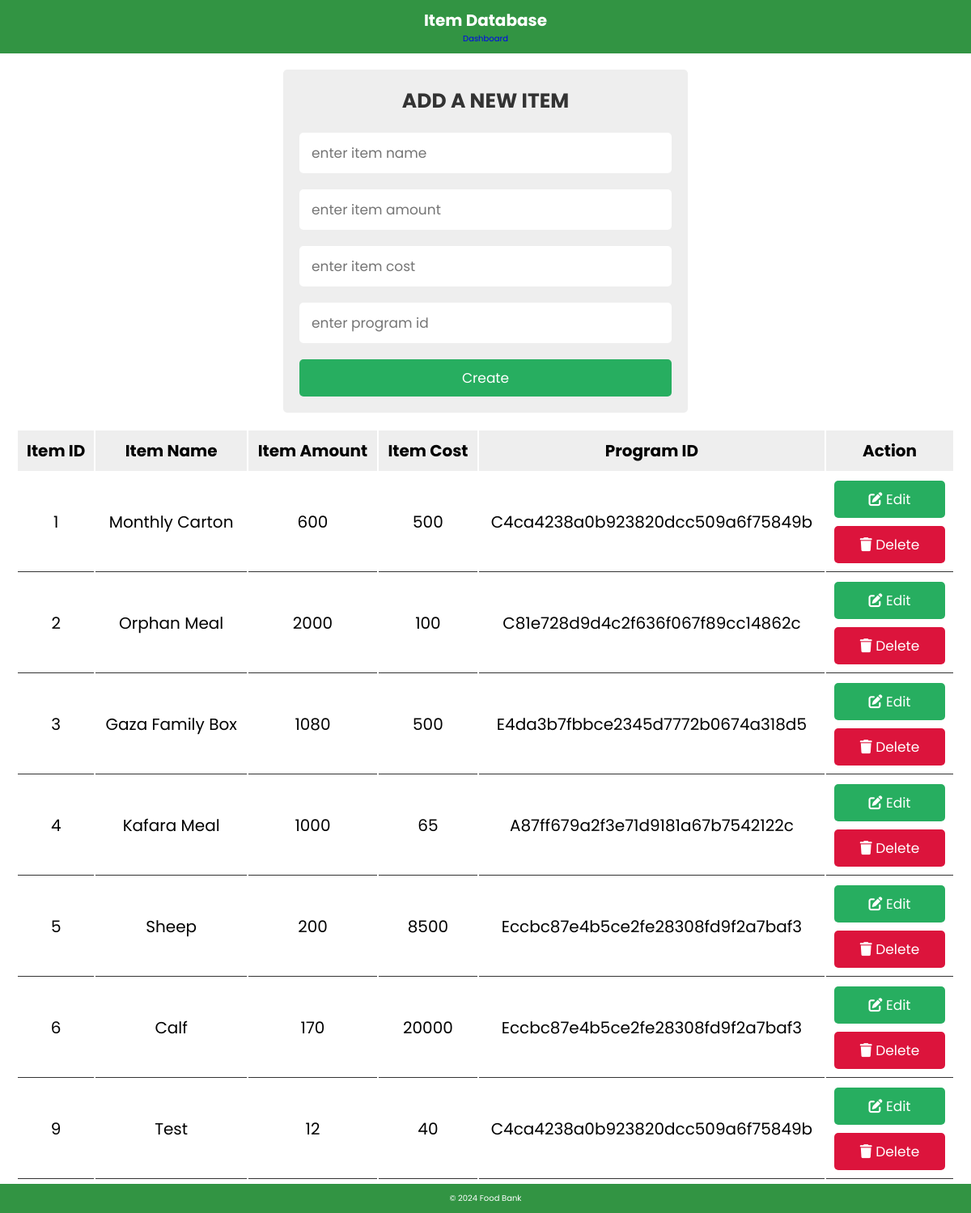
Page /Phase1/code/itemCRUD.php on the earlier database version.
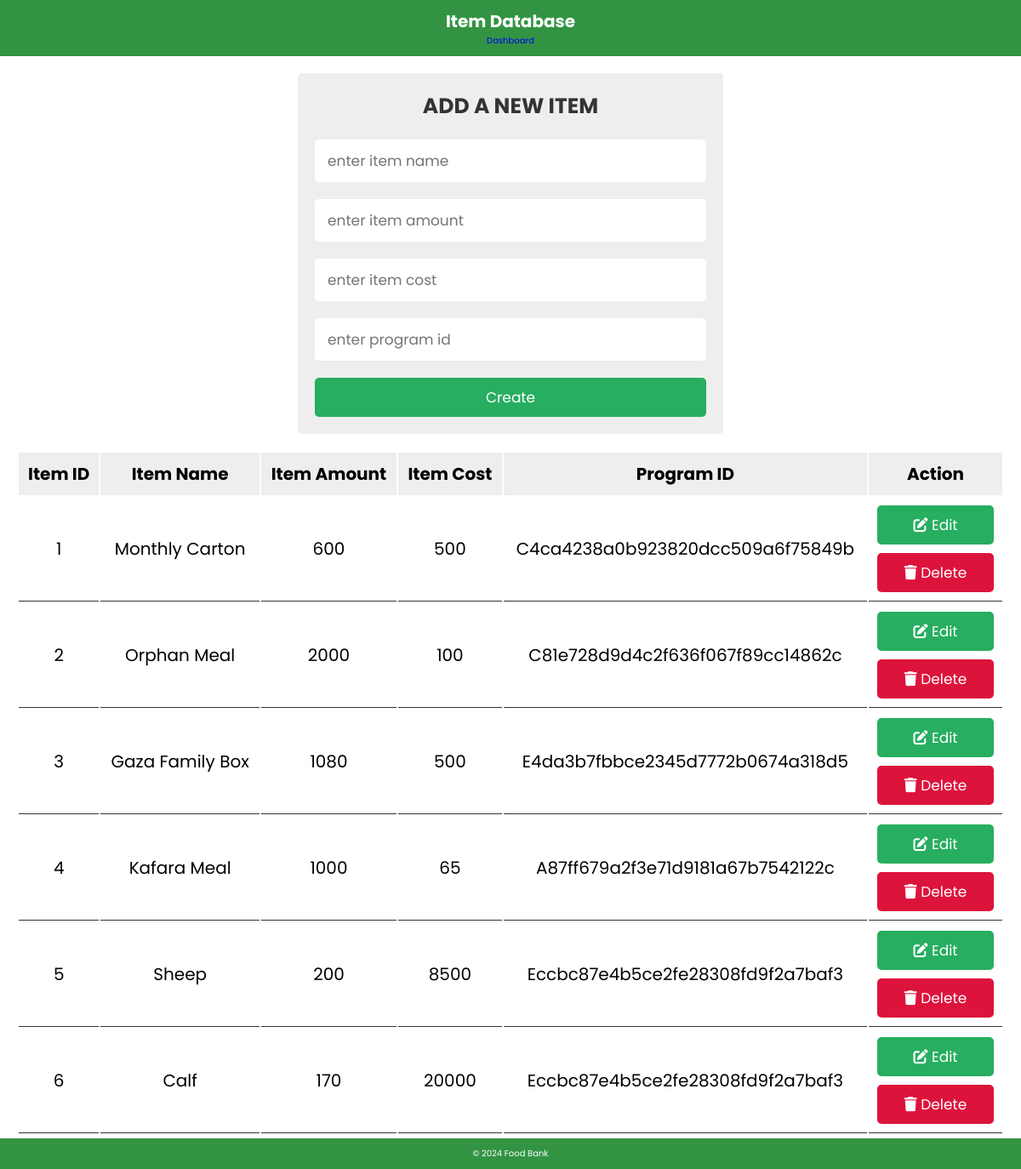
Same page on the later database version.
### tables this page shows
CREATE TABLE `item` (
  `id` int(10) UNSIGNED NOT NULL,
  `item_name` varchar(128) DEFAULT NULL,
  `item_cost` float UNSIGNED DEFAULT NULL,
  `amount` mediumint(128) UNSIGNED DEFAULT NULL,
  `program_id` varchar(222) DEFAULT NULL,
  `itemid` varchar(222) DEFAULT NULL
);

### Phase1/code/Item.php (called while the page is built, shortened)
<?php
require_once "pdo.php";
$table = "item";
class Item implements imodifiable {
    public static function view_all(){
        global $pdo, $table;
        $stmt = $pdo->query("SELECT * FROM {$table}");
        return $stmt;
    }
}
?>

### Phase1/code/itemCRUD.php (the view, shortened to what this page needs)
<?php
require_once "Item.php";
?>
<!DOCTYPE html>
<html lang="en">
<head>
        <link rel="stylesheet" href="CRUD.css">
        <link rel="stylesheet" href="https://cdnjs.cloudflare.com/ajax/libs/font-awesome/6.5.2/css/all.min.css">
</head>
<body>
<header>
        <h1>Item Database</h1>
        <nav>
            <ul>
                <li><a href="dashboard.php">Dashboard</a></li>
            </ul>
        </nav>
</header>
<div class="container">
   <div class="admin-object-form-container">
      <form  method="post">
         <h3>add a new item</h3>
         <input type="text" placeholder="enter item name" name="name" class="box" required>
         <input type="number" placeholder="enter item amount" name="amount" class="box" required>
         <input type="number" step="0.001 "placeholder="enter item cost" name="cost" class="box" required>
         <input type="number" placeholder="enter program id" name="program_id" class="box" required>
         <input type="submit" class="btn" name="add_item" value="Create">
      </form>
   </div>
   <div class="object-display">
      <table class="object-display-table">
         <thead>
         <tr>
            <th>item ID</th>
            <th>item name</th>
            <th>item amount</th>
            <th>item cost</th>
            <th>program ID</th>
            <th>action</th>
         </tr>
         </thead>
         <?php
         $stmt = Item::view_all();
         while($row = $stmt->fetch(PDO::FETCH_ASSOC)){
        ?>
         <tr>
            <td><?php echo $row['id']; ?></td>
            <td><?php echo $row['item_name']; ?></td>
            <td><?php echo $row['amount']; ?></td>
            <td><?php echo $row['item_cost']; ?></td>
            <td><?php echo $row['program_id']; ?></td>
            <td>
               <a href="editItem.php?id=<?php echo $row['id']; ?>" class="btn"> <i class="fas fa-edit"></i> Edit </a>
               <a href="deleteItem.php?id=<?php echo $row['id']; ?>" class="btn"> <i class="fas fa-trash"></i> Delete </a>
            </td>
        </tr>
      <?php } ?>
      </table>
   </div>
</div>
<footer>
        <p>© 2024 Food Bank</p>
</footer>
</body>
</html>

### Phase1/code/CRUD.css (style rules this page uses)
:root { --green:#27ae60; --black:#333; --white:#fff; --bg-color:#eee; --box-shadow:0 .5rem 1rem rgba(0,0,0,.1); --border:.1rem solid var(--black); }
* { font-family: 'Poppins', sans-serif; margin:0; padding:0; box-sizing: border-box; outline: none; border:none; text-decoration: none; text-transform: capitalize; }
header { background-color: #329443; color: #fff; padding: 10px; text-align: center; }
footer { background-color: #329443; color: #fff; text-align: center; padding: 10px; position: fixed; bottom: 0; width: 100%; }
html { font-size: 62.5%; overflow-x: hidden; }
.btn { display: block; width: 100%; cursor: pointer; border-radius: .5rem; margin-top: 1rem; font-size: 1.7rem; padding:1rem 3rem; background: var(--green); color:var(--white); text-align: center; }
.container { max-width: 1200px; padding:2rem; margin:0 auto; }
.admin-object-form-container form { max-width: 50rem; margin:0 auto; padding:2rem; border-radius: .5rem; background: var(--bg-color); }
.admin-object-form-container form h3 { text-transform: uppercase; color:var(--black); margin-bottom: 1rem; text-align: center; font-size: 2.5rem; }
.admin-object-form-container form .box { width: 100%; border-radius: .5rem; padding:1.2rem 1.5rem; font-size: 1.7rem; margin:1rem 0; background: var(--white); text-transform: none; }
.object-display { margin:2rem 0; }
.object-display .object-display-table { width: 100%; text-align: center; }
.object-display .object-display-table thead { background: var(--bg-color); }
.object-display .object-display-table th { padding:1rem; font-size: 2rem; }
.object-display .object-display-table td { padding:1rem; font-size: 2rem; border-bottom: var(--border); }
.object-display .object-display-table .btn:first-child { margin-top: 0; }
.object-display .object-display-table .btn:last-child { background: crimson; }

Differences in the rows shown:
removed item: id "9", item_name "Test", amount "12", item_cost "40", program "C4ca4238a0b923820dcc509a6f75849b"
